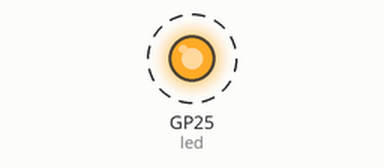
This program was run on a simulated Raspberry Pi Pico running MicroPython. Shown: output pins drawn as LEDs (lit = HIGH). Dashed ring = blinking.

Above: at 0.5 s.
Timing chart, 0 to 4.6 s (numbered marks = the images above):
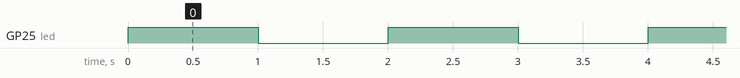

Measured:
- by itself, GP25 (led): alternates HIGH for 1.0 s and LOW for 1.0 s

The program:

Parpadeo_led_Pico.py
```python
# Hacemos que el LED de la placa parpadee cada 1 segundo
from machine import Pin  # Importamos Pin del módulo machine
import time    # Importamos el módulo time completo
led = Pin('LED', Pin.OUT) # Configuramos GPIO15 como salida
while True:
    led.on()            # Encendemos
    time.sleep(1)  # Esperamos 1 segundo
    led.off()            # Apagamos
    time.sleep(1)  # Esperamos 1 segundo
```
